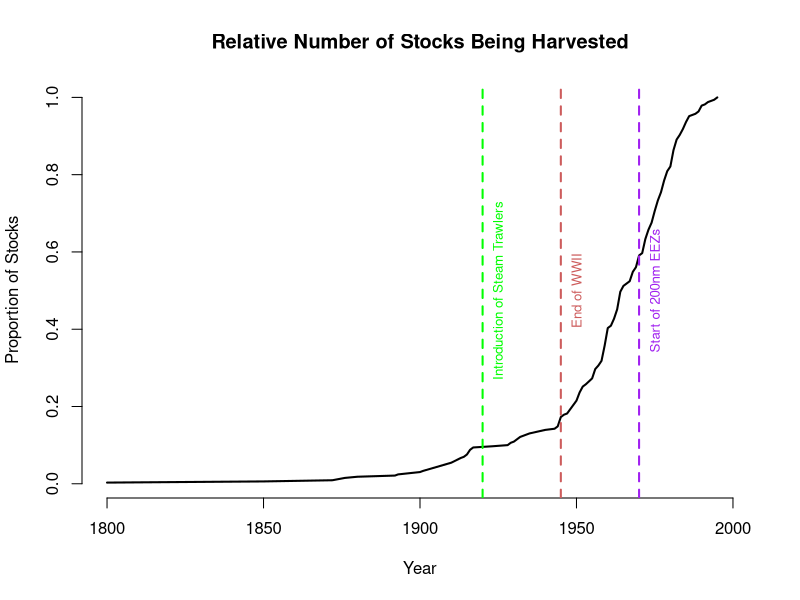
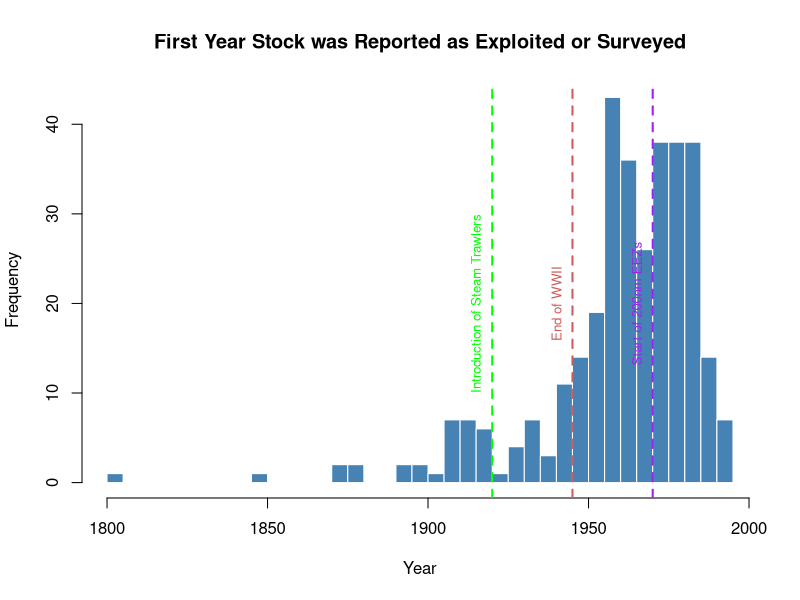

Source code (R) for these figures, in order:
#cat("Please set your working directory to the git folder "Regional_Collapse"")
setwd("~/Regional_Collapse/")
# read data
#fish <- read.csv("data_tables/fish.csv", stringsAsFactors=F)
fish <- read.csv("original_data/timeseries_values_view.csv", stringsAsFactors=F)
stocks <- read.csv("data_tables/stocks.csv", stringsAsFactors=F)
# should re-do with stocks that are useable. 

#st2 <-subset(stocks, !is.na(stocks$final_collapse))
st2<-stocks
fsh2 <- merge(fish, st2, by = "ASSESSID", all.x=F, all.y=T)

require(plyr)

min_year <- ddply(fsh2, .(ASSESSID), summarize , min_year = min(TSYEAR))
# order by min_year
min_year <- min_year[order(min_year$min_year),]
num_year <- ddply(min_year, .(min_year), summarize, num_est = length(ASSESSID))
num_year$cumulative = cumsum(num_year$num_est)/sum(num_year$num_est)

#set your working directory to somewhere sensible before running this.
setwd("~/Regional_Collapse/sandbox/figures/png")

output_png <- paste("StocksRelative", ".png", sep="")
#png(output_png, width=7,height=4,units="in",res=128)
plot(num_year$min_year,num_year$cumulative,
     main="Relative Number of Stocks Being Harvested",
     xlab="Year", ylab="Proportion of Stocks",
     xlim=c(1800,2000), 
     type='l',lwd=2, bty="n",
     width=7,height=4,units="in",res=128)
abline(v = 1920, col="green",lty=2,lwd=2)
text(1920+5, 0.5, srt=90, col="green", cex=0.8,
     "Introduction of Steam Trawlers")
abline(v = 1945, col="indianred",lty=2,lwd=2)
text(1945+5, 0.5, srt=90, col="indianred", cex=0.8,
     "End of WWII")
abline(v = 1970, col="purple",lty=2,lwd=2)
text(1970+5, 0.5, srt=90, col="purple", cex=0.8,
     "Start of 200nm EEZs")
#abline(h=0.5)
dev.off()

output_png <- paste("StocksHistogram", ".png", sep="")
png(output_png, width=7,height=4,units="in",res=128)
hist(min_year$min_year,2000,breaks=60,
     col="steelblue",bor=F, freq=T,
     xlab="Year",main="First Year Stock was Reported as Exploited or Surveyed",
     width=7,height=4,units="in",res=128)
abline(v = 1920, col="green",lty=2,lwd=2)
text(1920-5, 20, srt=90, col="green", cex=0.8,
     "Introduction of Steam Trawlers")
abline(v = 1945, col="indianred",lty=2,lwd=2)
text(1945-5, 20, srt=90, col="indianred", cex=0.8,
     "End of WWII")
abline(v = 1970, col="purple",lty=2,lwd=2)
text(1970-5, 20, srt=90, col="purple", cex=0.8,
     "Start of 200nm EEZs")
dev.off()
